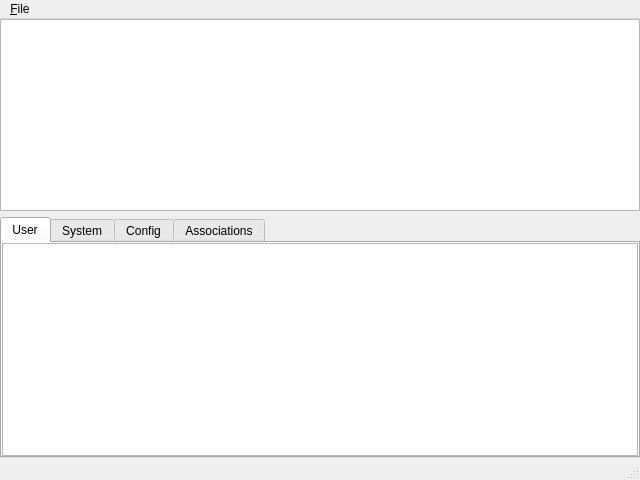
<?xml version="1.0" encoding="UTF-8"?>
<ui version="4.0">
 <class>MainWindow</class>
 <widget class="QMainWindow" name="MainWindow">
  <property name="geometry">
   <rect>
    <x>0</x>
    <y>0</y>
    <width>640</width>
    <height>480</height>
   </rect>
  </property>
  <property name="windowTitle">
   <string>OpenZWave Sample Client</string>
  </property>
  <property name="windowIcon">
   <iconset resource="simpleclient.qrc">
    <normaloff>:/res/ozw_SF2_notext.png</normaloff>:/res/ozw_SF2_notext.png</iconset>
  </property>
  <widget class="QWidget" name="centralwidget">
   <layout class="QVBoxLayout" name="verticalLayout">
    <property name="leftMargin">
     <number>0</number>
    </property>
    <property name="topMargin">
     <number>0</number>
    </property>
    <property name="rightMargin">
     <number>0</number>
    </property>
    <property name="bottomMargin">
     <number>0</number>
    </property>
    <item>
     <widget class="QTableView" name="nodeView"/>
    </item>
    <item>
     <widget class="QTabWidget" name="tabWidget">
      <property name="sizePolicy">
       <sizepolicy hsizetype="Expanding" vsizetype="Expanding">
        <horstretch>0</horstretch>
        <verstretch>2</verstretch>
       </sizepolicy>
      </property>
      <property name="currentIndex">
       <number>0</number>
      </property>
      <widget class="QWidget" name="tab">
       <attribute name="title">
        <string>User</string>
       </attribute>
       <layout class="QVBoxLayout" name="verticalLayout_2">
        <property name="leftMargin">
         <number>0</number>
        </property>
        <property name="topMargin">
         <number>0</number>
        </property>
        <property name="rightMargin">
         <number>0</number>
        </property>
        <property name="bottomMargin">
         <number>0</number>
        </property>
        <item>
         <widget class="QTableView" name="userView"/>
        </item>
       </layout>
      </widget>
      <widget class="QWidget" name="tab_2">
       <attribute name="title">
        <string>System</string>
       </attribute>
       <layout class="QVBoxLayout" name="verticalLayout_3">
        <property name="leftMargin">
         <number>0</number>
        </property>
        <property name="topMargin">
         <number>0</number>
        </property>
        <property name="rightMargin">
         <number>0</number>
        </property>
        <property name="bottomMargin">
         <number>0</number>
        </property>
        <item>
         <widget class="QTableView" name="systemView"/>
        </item>
       </layout>
      </widget>
      <widget class="QWidget" name="tab_3">
       <attribute name="title">
        <string>Config</string>
       </attribute>
       <layout class="QVBoxLayout" name="verticalLayout_4">
        <property name="leftMargin">
         <number>0</number>
        </property>
        <property name="topMargin">
         <number>0</number>
        </property>
        <property name="rightMargin">
         <number>0</number>
        </property>
        <property name="bottomMargin">
         <number>0</number>
        </property>
        <item>
         <widget class="QTableView" name="configView"/>
        </item>
       </layout>
      </widget>
      <widget class="QWidget" name="tab_4">
       <attribute name="title">
        <string>Associations</string>
       </attribute>
       <layout class="QVBoxLayout" name="verticalLayout_5">
        <property name="leftMargin">
         <number>0</number>
        </property>
        <property name="topMargin">
         <number>0</number>
        </property>
        <property name="rightMargin">
         <number>0</number>
        </property>
        <property name="bottomMargin">
         <number>0</number>
        </property>
        <item>
         <widget class="QTableView" name="AssociationView"/>
        </item>
       </layout>
      </widget>
     </widget>
    </item>
   </layout>
  </widget>
  <widget class="QMenuBar" name="menubar">
   <property name="geometry">
    <rect>
     <x>0</x>
     <y>0</y>
     <width>640</width>
     <height>22</height>
    </rect>
   </property>
   <widget class="QMenu" name="menu_File">
    <property name="title">
     <string>&amp;File</string>
    </property>
    <addaction name="separator"/>
    <addaction name="actionE_xit"/>
   </widget>
   <addaction name="menu_File"/>
  </widget>
  <widget class="QStatusBar" name="statusbar"/>
  <action name="actionE_xit">
   <property name="text">
    <string>E&amp;xit</string>
   </property>
  </action>
 </widget>
 <resources>
  <include location="simpleclient.qrc"/>
 </resources>
 <connections/>
</ui>
